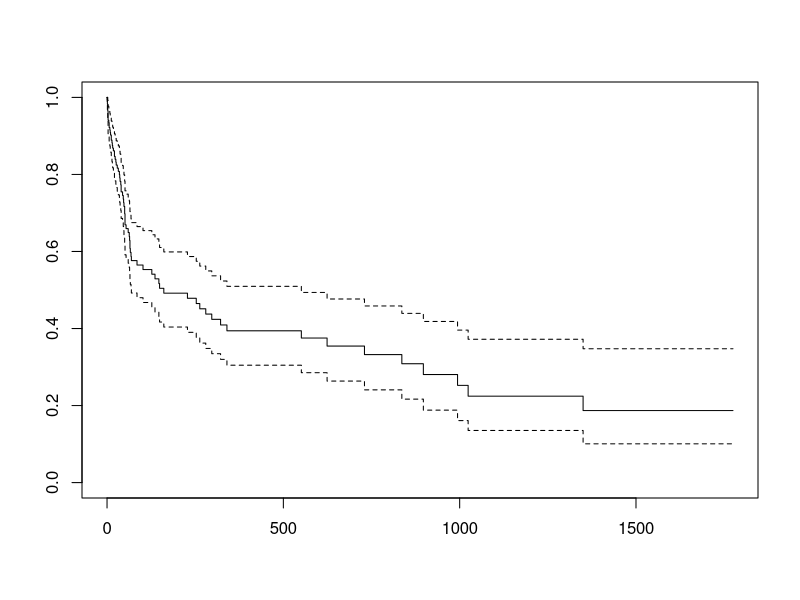
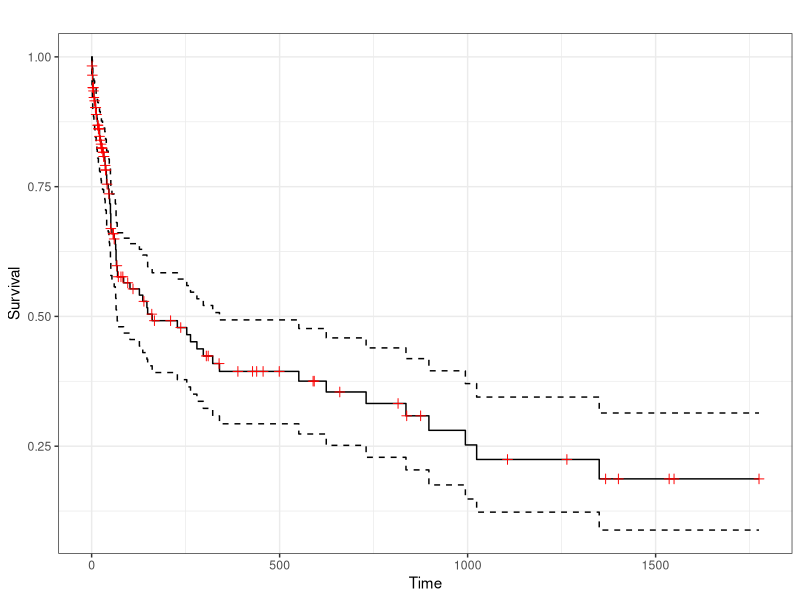
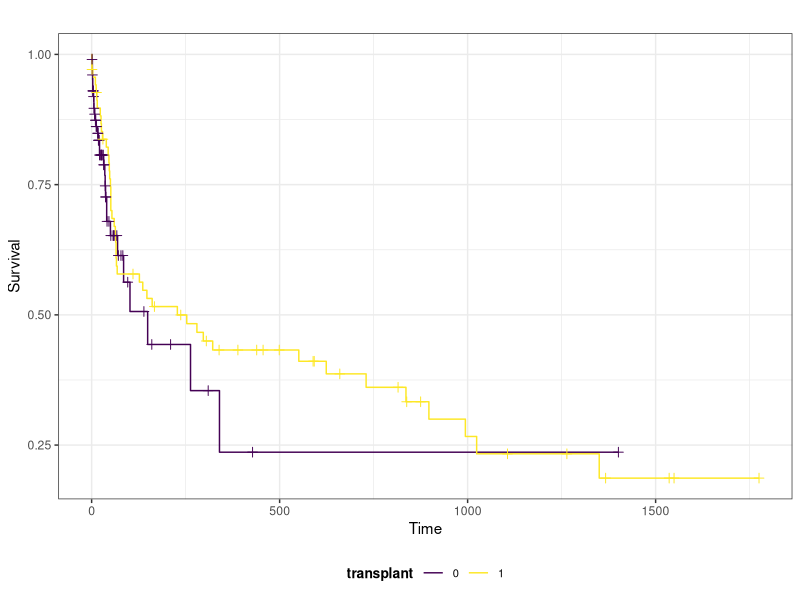

Write R code to recreate these figures, in order.
## ---- chunk 1
options(htmltools.dir.version = FALSE)
knitr::opts_chunk$set(fig.width=10, fig.height=6, fig.align = "center", dev="CairoPNG", dpi=300,
                      dev.args = list(png = list(type = "cairo")), fig.retina=3) 

library(Cairo)
library(ggplot2)

set.seed(123)

# Set ggplot defaults
theme_set(
  theme_bw() +
  theme(legend.position = "bottom",
        plot.subtitle = element_text(face = "italic"
                                     , family = "sans"
                                     , size=10),
        legend.text = element_text(size=8),
        legend.title = element_text(size=10, face = "bold"))
)

## ---- chunk 2
library(tidyverse)
library(survival)

data(heart)

glimpse(heart)
## ---- chunk 3
library(survival)

y_mortality <- Surv(heart$stop-heart$start, heart$event)

plot(y_mortality)

## ---- chunk 4
library(GGally)

surv_mortality <- survfit(y_mortality~1, conf.type="log-log")
ggsurv(surv_mortality)

## ---- chunk 5
surv_mortality_transplant <- survfit(y_mortality~transplant,data=heart, conf.type="log-log")
ggsurv(surv_mortality_transplant) + scale_colour_viridis_d()
